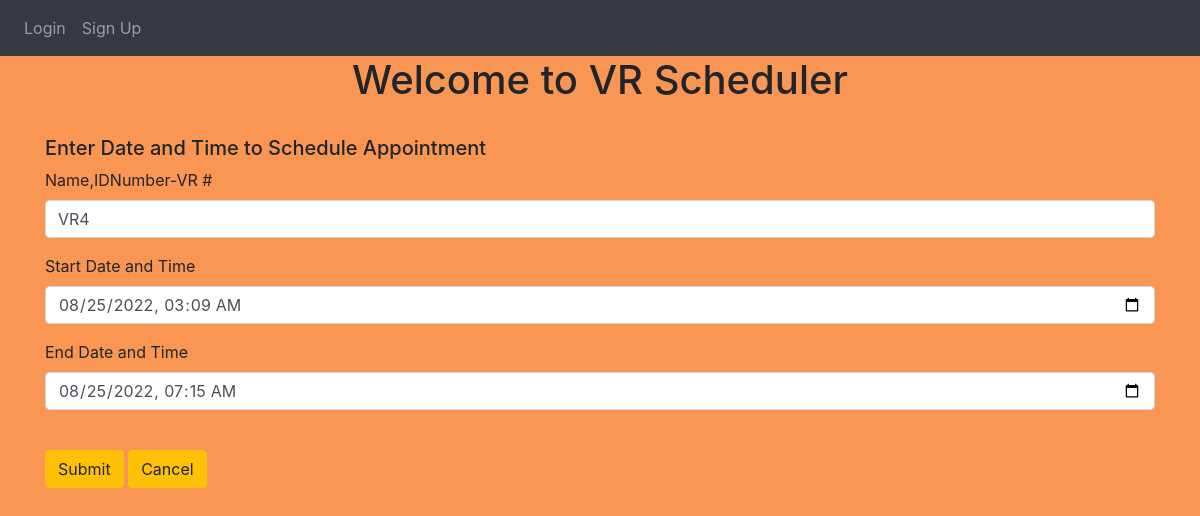
The page /updateSched/5 on the database its author committed.
### Website/models.py (models this page shows)
class Schedule(db.Model):
    id = db.Column(db.Integer, primary_key=True)
    names = db.Column(db.String(150))
    yuh = db.Column(db.String(150))
    name = db.Column(db.String(150))

### Website/views.py (the view)
@views.route('/updateSched/<int:id>', methods=['POST', 'GET'])
def updateSched(id):
    taskToUpdate = Schedule.query.get_or_404(id)
    if request.method == 'POST':
        taskToUpdate.names == request.form['userName']
        taskToUpdate.yuh == request.form['startdatetime']
        taskToUpdate.name == request.form['enddatetime']
        try:
            db.session.merge(taskToUpdate)
            db.session.flush()
            db.session.commit()
            sList = Schedule.query.all()
            return render_template("schedule_list.html",tasks=sList, user=current_user)
        except:
            return "ERRORSSSS"
    else:
        return render_template("updateSched.html",tasks=taskToUpdate, user=current_user)

### Website/templates/updateSched.html (shortened to what this page needs)
{% extends "base.html" %}
{% block content %}
  <link rel="stylesheet" href="{{ url_for('static', filename='css/pages.css') }}">
<h1 align="center">Welcome to VR Scheduler</h1>
<br/>
<h5>Enter Date and Time to Schedule Appointment</h5>
<form action="/updateSched/{{tasks.id}}" METHOD="POST">
  <div class="form-group">
    <label for="startdatetime">Name,IDNumber-VR #</label>
    <input
      type="text"
      class="form-control"
      id="user name"
      name="userName"
      value="{{tasks.name}}"
    />
  </div>
  <div class="form-group">
    <label for="startdatetime">Start Date and Time</label>
    <input
      type="datetime-local"
      class="form-control"
      id="startdatetime"
      name="startdatetime"
      value="{{tasks.names}}"
    />
  </div>
  <div class="form-group">
      <label for="enddatetime">End Date and Time</label>
      <input
        type="datetime-local"
        class="form-control"
        id="enddatetime"
        name="enddatetime"
        value="{{tasks.yuh}}"
    />
  </div>
  <br/>
  <button type="submit" class="btn btn-warning">Submit </button>
  <a class="btn btn-warning" href="/">Cancel</a>
</form>
{% endblock %}

### Website/static/css/pages.css (style rules this page uses)
body { background-color: rgb(249, 150, 84); }

### rows shown on the page
Schedule: userName "VR4", startdatetime "08/25/2022 03:09", enddatetime "08/25/2022 07:15"
